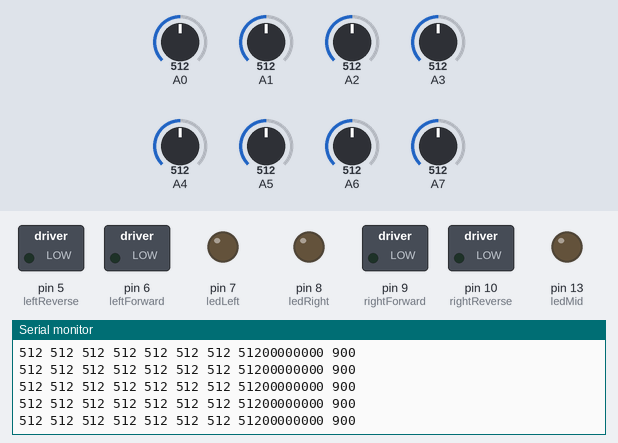
Bench run of a sketch on a simulated Arduino Nano, built with avr-gcc and run on an emulated ATmega328P. On the bench: switched loads named in the sketch (green lamp = pin HIGH), output pins drawn as LEDs (lit = HIGH), the last lines printed to the serial monitor. The test bench sets the inputs (shaded band); at power-on: A0 = 512, A1 = 512, A3 = 512, A2 = 512, A4 = 512, A5 = 512, A6 = 512, A7 = 512.

Above: at 1.2 s.
1.3 s: A0 set to 108
At 1.37 s:
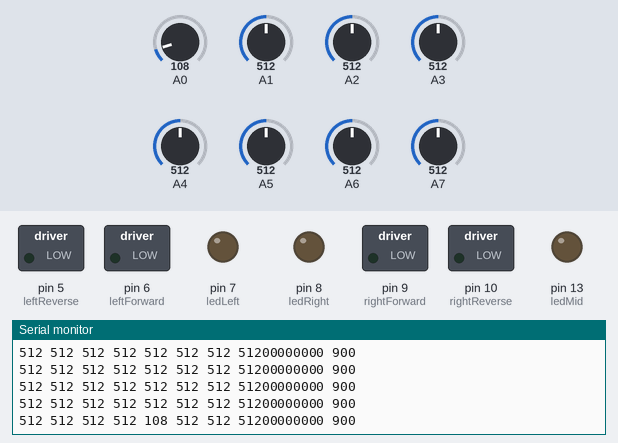
4.3 s: A0 set to 92
At 4.38 s:
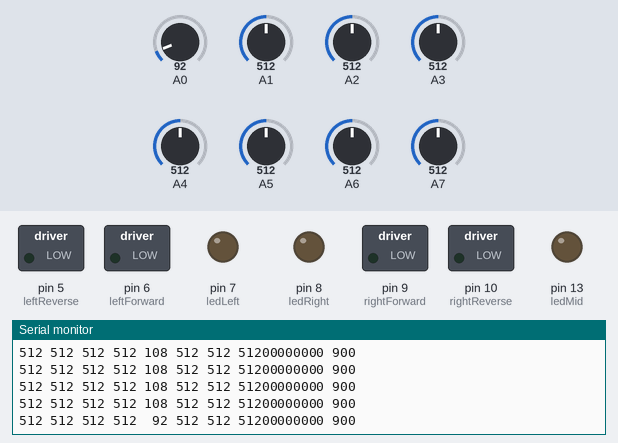
6.2 s: A1 set to 106
At 6.2 s:
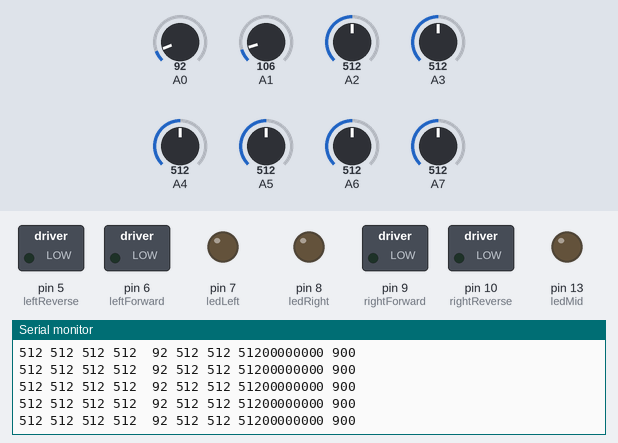
7.7 s: A1 set to 94
At 7.82 s:
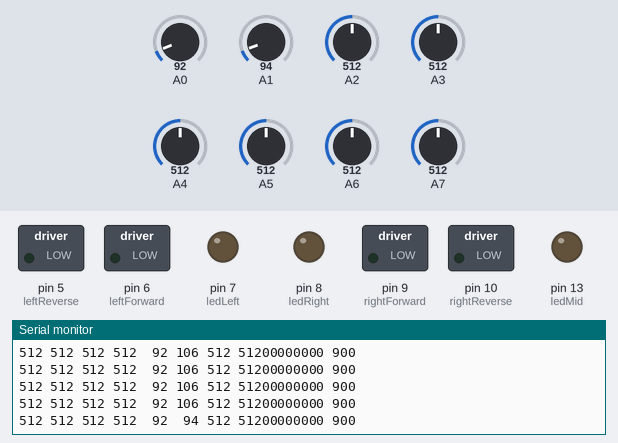
11.6 s: A3 set to 110
At 11.61 s:
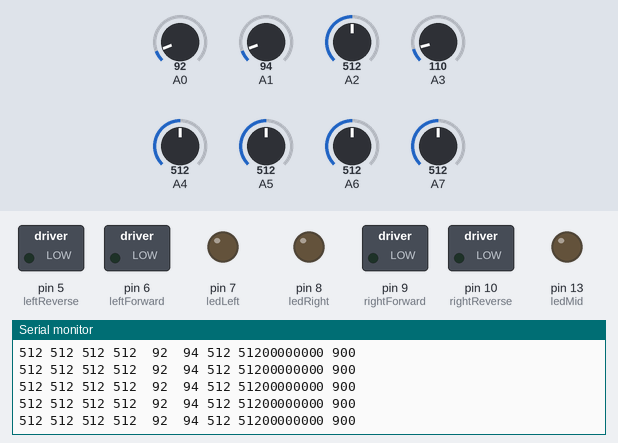
13.1 s: A3 set to 90
At 13.17 s:
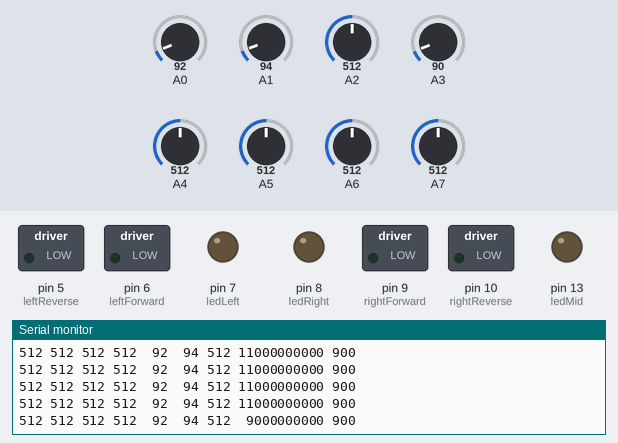

Measured:
- the behaviour switches between 100 and 99 on A0 (found by bisection; images 1 and 2)
- the behaviour switches between 100 and 99 on A1 (found by bisection; images 3 and 4)
- the behaviour switches between 100 and 99 on A3 (found by bisection; images 5 and 6)
- after the input at 1.3 s, the serial monitor: prints a new line after 0.05 s (image 1)
- after the input at 4.3 s, the serial monitor: prints a new line after 0.07 s (image 2)
- after the input at 7.7 s, the serial monitor: prints a new line after 0.10 s (image 4)
- after the input at 13.1 s, the serial monitor: prints a new line after 0.06 s (image 6)

The sketch:

LinearFlower.ino
```cpp
#define swLeftUp digitalRead(pinSwLeftUp);
#define swLeftDown digitalRead(pinSwLeftDown);
#define swRightUp digitalRead(pinSwRightUp);
#define swRightDown digitalRead(pinSwRightDown);

int leftForward = 6;
int leftReverse = 5;
int rightForward = 9;
int rightReverse = 10;

int pinSwLeftUp = 3;
int pinSwLeftDown = 2;
int pinSwRightUp = 11;
int pinSwRightDown = 12;

 int ledLeft = 7;
 int ledMid = 13;
 int ledRight = 8;

char buff[100];
//Black Line 980
//White Line 880
//peka (sensitivity) = white line value + ((black line value - white line value)/2)

int peka = 900;

int adc_sensor[8],sendat[8], x, sensorBit, maxpwm = 250, t;

void setup() {
  // put your setup code here, to run once:
  Serial.begin(9000);
  pinMode(A0, INPUT);
  pinMode(A1, INPUT);
  pinMode(A2, INPUT);
  pinMode(A3, INPUT);
  pinMode(A4, INPUT);
  pinMode(A5, INPUT);
  pinMode(A6, INPUT);
  pinMode(A7, INPUT);
  pinMode(leftForward, OUTPUT);
  pinMode(leftReverse, OUTPUT);
  pinMode(rightForward, OUTPUT);
  pinMode(rightReverse, OUTPUT);

  pinMode(pinSwLeftUp, INPUT_PULLUP);
  pinMode(pinSwLeftDown, INPUT_PULLUP);
  pinMode(pinSwRightUp, INPUT_PULLUP);
  pinMode(pinSwRightDown, INPUT_PULLUP);

  pinMode(ledLeft, OUTPUT);
  pinMode(ledMid, OUTPUT);
  pinMode(ledRight, OUTPUT);
}

void readSensor(){
  adc_sensor[0] = analogRead(A3);
  adc_sensor[1] = analogRead(A2);
  adc_sensor[2] = analogRead(A1);
  adc_sensor[3] = analogRead(A0);
  adc_sensor[4] = analogRead(A7);
  adc_sensor[5] = analogRead(A6);
  adc_sensor[6] = analogRead(A5);
  adc_sensor[7] = analogRead(A4);
  delay(50);

 for(x = 7 ; x >= 0; x--){
  if(adc_sensor[x] > peka){
      sendat[x] = 1;
    } else{
      sendat[x] = 0;
      }
 }

 sensorBit = 0;
 for(x= 0; x<= 7; x++){
  sensorBit += sendat[x] * (1 << x);
 }

 // Displaying The Data
 sprintf(buff, "%3d %3d %3d %3d %3d %3d %3d %3d",
 adc_sensor[7],
 adc_sensor[6],
 adc_sensor[5],
 adc_sensor[4],
 adc_sensor[3],
 adc_sensor[2],
 adc_sensor[1],
 adc_sensor[0]);
 Serial.print(buff);

 sprintf(buff, "%d%d%d%d%d%d%d%d %3d",
 sendat[7],
 sendat[6],
 sendat[5],
 sendat[4],
 sendat[3],
 sendat[2],
 sendat[1],
 sendat[0],
 peka);

 Serial.println(buff);

}

void setMotor(int pwmLeft, int pwmRight){
    if(pwmLeft > maxpwm){
        pwmLeft = maxpwm;
      }else if(pwmLeft < -maxpwm){
        pwmLeft = -maxpwm;
      }
    if(pwmLeft < 0){
      pwmLeft *= -1;
      analogWrite(leftReverse, pwmLeft);
      analogWrite(leftForward, 0);
     }else{
      analogWrite(leftReverse, 0);
      analogWrite(leftForward, pwmLeft);
     }

     if(pwmRight > maxpwm){
       pwmRight = maxpwm;
      }else if(pwmRight < -maxpwm){
        pwmRight = -maxpwm;
       }

       if(pwmRight < 0){
          pwmRight *= -1;
          analogWrite(rightReverse, pwmRight);
          analogWrite(rightForward, 0);
        }else{
          analogWrite(rightReverse, 0);
          analogWrite(rightForward, pwmRight);
        }
  }


void loop() {
  // put your main code here, to run repeatedly:
  readSensor();
}
```
